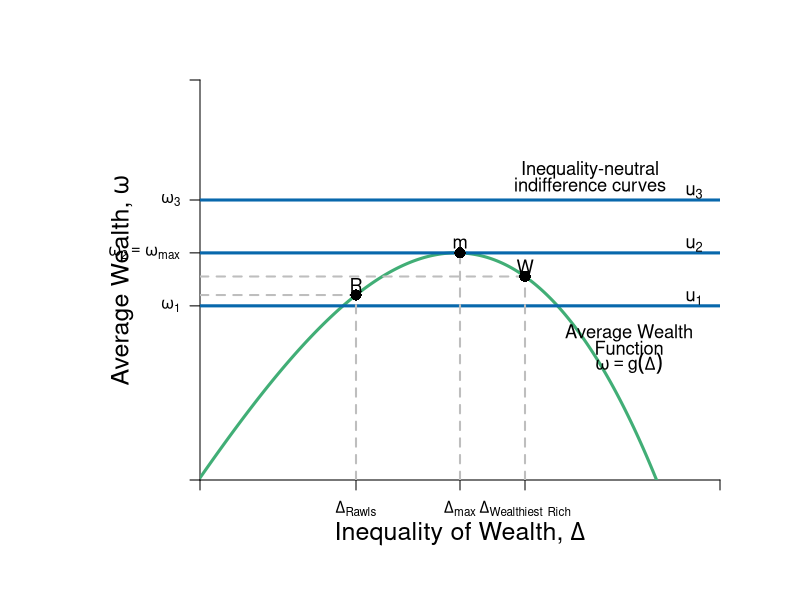

The R source for this figure:
#Graph Designer: Simon Halliday & Riley Boeth '17
#Authors: Bowles, Foley and Halliday
#Title: Coordination, Conflict and Competition: A Text in Microeconomics

library(shape)
pdf(file = "risk/risks_inequality_neutral.pdf", width = 10, height = 8)


#Set parameters for graphics
axislabelsize <- 1.5
labelsize <- 1.1
graphlinewidth <- 3
segmentlinewidth <- 2

COL <- c("#7fc97f", "#beaed4", "#fdc086", "#ffff99", "#386cb0", "#f0027f", "#bf5b17", "#666666")
COLA <- c("#e0f3db", "#99d8c9","#66c2a4","#41ae76", "#238b45", "#005824")
COLB <- c("#c6dbef", "#4eb3d3", "#2b8cbe", "#0868ac","#084081")
COLC <- c("#fcfbfd", "#efedf5", "#dadaeb", "#bcbddc", "#9e9ac8", "#807dba", "#6a51a3", "#54278f", "#3f007d")

#Edited the margins to cater for the larger LHS labels
par(mar =  c(6, 10, 4, 4))

#Indifference curves of a risk-averse homo economicus (2nd graph out of the two for 4.7)

indiffA <- function(x, ua = 2, slope = 1/12) {
  ua + slope*(x)^2
}

#Average wealth function 

avgwealth <- function(x){
  (1.08)*((-1/35)*(((-((.9)*x-36))^2))+36.8+((-1/10)*(x-4)+(-1/1000)*((x-3)^3)))
}

#Add limits on axes and levels of utility for each indifference curve
ylims <- c(0, 40)
xlims <- c(0, 40)

npts <- 501 
x <- seq(xlims[1], xlims[2], length.out = npts)
y <- seq(ylims[1], ylims[2], length.out = npts) 

plot(0, 0, xlim = xlims, ylim = ylims, type = "n",
     xlab = expression(paste("")),
     ylab = expression(paste("")), 
     xaxt = "n", 
     yaxt = "n", 
     cex.lab = axislabelsize, 
     bty = "n", 
     xaxs="i", 
     yaxs="i"
)

#x and y limits with plain axes without ticks/numbers to match previous graph

#ticksx <- seq(from = 0, to = xlims[2]+1, by = 4)
#xlabels <- seq(from = 0, to = xlims[2], by = 1)
ticksx <- c(xlims[1], 12,  20, 25, xlims[2])
xlabels <- c(NA, expression(paste(Delta[Rawls])), expression(paste(Delta[max])), expression(paste(Delta, ""[Wealthiest], " "[Rich])), NA)
#ticksy <- seq(from = 0, to = ylims[2]+1, by = 4)
#ylabels <- seq(from = 0, to = ylims[2], by = 1)
ticksy <- c(ylims[1], avgwealth(11), avgwealth(20), 28, ylims[2])
ylabels <- c(NA, expression(paste(omega[1])), expression(paste(omega[2] == omega[max])), expression(paste(omega[3])), NA)
#text(-1, avgwealth(8)+7, expression(paste(omega, ""[R],"'")), xpd = TRUE, cex = labelsize)
#text(-1, avgwealth(8), expression(paste(omega, ""[e],"'")),  xpd = TRUE, cex = labelsize)
#text(-1, avgwealth(8)-7, expression(paste(omega, ""[P],"'")),  xpd = TRUE, cex = labelsize)


#text(8, -.9, expression(paste(Delta, ""[e],"`")),  xpd = TRUE,  cex = labelsize)
#text(12, -.9, expression(paste(Delta, ""[rawls])), xpd = TRUE, cex = labelsize)
#text(15, -.9, expression(paste(Delta, ""[e])),  xpd = TRUE,  cex = labelsize)
#text(20, -.9, expression(paste(Delta,""[max])),  xpd = TRUE,  cex = labelsize)
#text(25, -.9, expression(paste(Delta, ""[Wealthiest], " "[Rich])),  xpd = TRUE,  cex = labelsize)




axis(1,at = ticksx,  pos = 0, labels = xlabels)
axis(2,at = ticksy,  pos = 0, labels = ylabels, las = 1)

npts <- 500 
xx1 <- seq(xlims[1], xlims[2], length.out = npts)
xx2 <- seq(0, xlims[2], length.out = npts)
xx3 <- seq(xlims[1], 0, length.out = npts)
xx4 <- seq(-11, 0, length.out = npts)


# lines(xx1, indiffA(xx1, ua = 2), col = COLB[4], lwd = graphlinewidth)
# lines(xx1, indiffA(xx1, ua = 8.2), col = COLB[4], lwd = graphlinewidth)
# lines(xx1, indiffA(xx1, ua = 14.4), col = COLB[4], lwd = graphlinewidth)
lines(xx1, avgwealth(xx1), col = COLA[4], lwd = graphlinewidth)


#Axis labels and draw linear utility function
mtext(expression(paste("Inequality of Wealth, ", Delta)), side = 1, line = 2.5, cex = axislabelsize)
text(-6, 0.5*ylims[2], expression(paste("Average Wealth, ",omega)), xpd = TRUE, cex = axislabelsize, srt = 90) 

#Label various points on line

segments(0, avgwealth(x = 11), xlims[2], avgwealth(x = 11), lty = 1, col = COLB[4], lwd = graphlinewidth)
segments(0, avgwealth(x = 20) , xlims[2], avgwealth(x = 20) , lty = 1, col = COLB[4], lwd = graphlinewidth)
segments(0, 28, xlims[2], 28, lty = 1, col = COLB[4], lwd = graphlinewidth)



# text(8, avgwealth(8)+1, expression(paste(e*minute)), cex = labelsize)
# segments(8, 0, 8, avgwealth(8), lty = 2, col = "gray", lwd = segmentlinewidth)
# segments(0, avgwealth(8), 8, avgwealth(8), lty = 2, col = "gray", lwd = segmentlinewidth)
# points(8, avgwealth(8), pch = 16, col = "black", cex = 1.5)
# 
# segments(25, 0, 25, avgwealth(25), lty = 2, col = "gray", lwd = segmentlinewidth)
# points(25, avgwealth(25), pch = 16, col = "black", cex = 1.5)
# 
text(20, avgwealth(20)+1, expression(paste(m)), cex = labelsize)
segments(20, 0, 20, avgwealth(20), lty = 2, col = "gray", lwd = segmentlinewidth)
points(20, avgwealth(20), pch = 16, col = "black", cex = 1.5)

segments(0, avgwealth(12), 12, avgwealth(12), lty = 2, col = "gray", lwd = segmentlinewidth)
segments(12, 0, 12, avgwealth(12), lty = 2, col = "gray", lwd = segmentlinewidth)
points(12, avgwealth(12), pch = 16, col = "black", cex = 1.5)
text(12, avgwealth(12) + 1, expression(paste(R)), cex = labelsize)

segments(0, avgwealth(25), 25, avgwealth(25), lty = 2, col = "gray", lwd = segmentlinewidth)
segments(25, 0, 25, avgwealth(25), lty = 2, col = "gray", lwd = segmentlinewidth)
points(25, avgwealth(25), pch = 16, col = "black", cex = 1.5)
text(25, avgwealth(25) + 1, expression(paste(W)), cex = labelsize)


# text(14.7, avgwealth(15)+1, expression(paste("e")), cex = labelsize)
# segments(15, 0, 15, avgwealth(15), lty = 2, col = "gray", lwd = segmentlinewidth)
# points(15, avgwealth(15), pch = 16, col = "black", cex = 1.5)
# 
# segments(12, 0, 12, avgwealth(12), lty = 2, col = "gray", lwd = segmentlinewidth)
# points(12, avgwealth(12), pch = 16, col = "black", cex = 1.5)

#Label relevant points on axes

#Add arrow beside y axis and points on axis

# arrows(-1, avgwealth(8)+6, -1, avgwealth(8)+1, col = "black", code =3, arr.type = "simple", xpd = TRUE, length = 0.1, angle = 40, lwd = 3)
# arrows(-1, avgwealth(8)-6, -1, avgwealth(8)-1, col = "black", code = 3, arr.type = "simple", xpd = TRUE, length = 0.1, angle = 40, lwd = 3)

#points(0, avgwealth(8)+7, pch = 16, col = "black", cex = 1.5, xpd = TRUE)
#points(0, avgwealth(8), pch = 16, col = "black", cex = 1.5,xpd = TRUE)
#points(0, avgwealth(8)-7, pch = 16, col = "black", cex = 1.5,xpd = TRUE)

#label the three indifference curves

text(38, 18.2, expression(paste(u[1])), xpd = TRUE, cex = labelsize)
text(38, 23.5, expression(paste(u[2])),  xpd = TRUE, cex = labelsize)
text(38, 28.8, expression(paste(u[3])),  xpd = TRUE, cex = labelsize)



#Label average wealth curve and indifference curves generally

text(33, avgwealth(30)+1.5, expression(paste("Average Wealth")), xpd = TRUE, cex = labelsize)
text(33, avgwealth(30), expression(paste("Function")), xpd = TRUE, cex = labelsize)
text(33, avgwealth(30)-1.5, expression(paste(omega == g(Delta) )), xpd = TRUE, cex = labelsize)

text(30, 31, expression(paste("Inequality-neutral")), xpd = TRUE, cex = labelsize)
text(30, 29.5, expression(paste("indifference curves")), xpd = TRUE, cex = labelsize)



dev.off()
